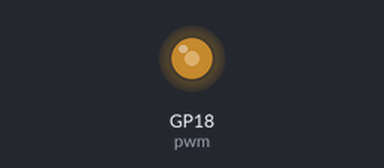
Simulated run of this program. Board: Raspberry Pi Pico running MicroPython. Parts: output pins drawn as LEDs (lit = HIGH). At 0.0 s the program stops and its outputs stay as they are.

Above: at 0.1 s.
Timing chart, 0 to 1.5 s (numbered marks = the images above):
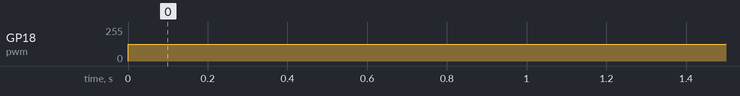

Measured:
- by itself, GP18 (pwm): 0/255 → 127/255 at 0.00 s

The program:

pwm_try.py
```python
from machine import Pin, PWM

# Create a PWM object on GPIO 25
pwm = PWM(Pin(18))

# Set the PWM frequency to 5000 Hz
pwm.freq(5000)

# Set the duty cycle to 50%. The value should be in the range 0-65535, so 50% is 32767.
pwm.duty_u16(32767)
```
